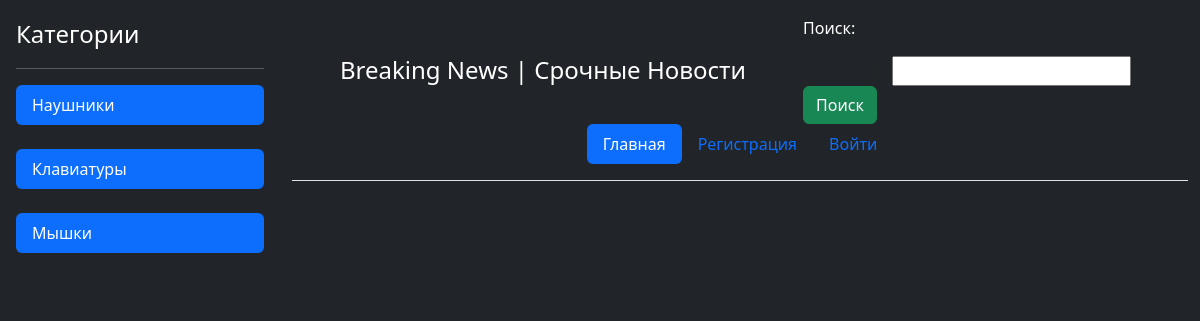
The app's page /, older data.
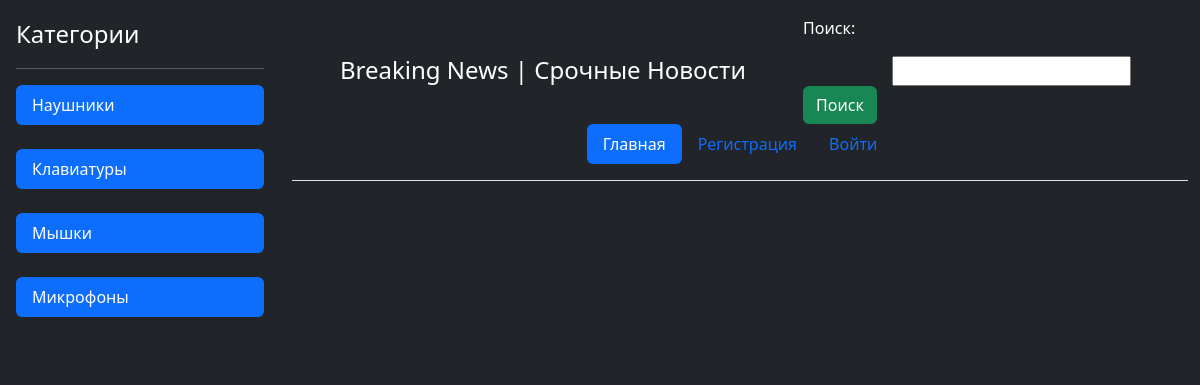
The same page, newer data.
### index/models.py (models this page shows)
class Category(models.Model):
    category_name = models.CharField(max_length=32)
    def __str__(self):
        return str(self.category_name)

### index/views.py (the view)
# urls.py: path('', views.home_page, name='home'),
def home_page(request):
    products = New.objects.all()
    categories = Category.objects.all()
    form = SearchForm
    context = {'products': products,
               'categories': categories,
               'form': form}
    return render(request, 'home.html', context)

### index/templates/home.html (shortened to what this page needs)
<!DOCTYPE html>
<html lang="ru">
<link rel="stylesheet" href="https://cdn.jsdelivr.net/npm/bootstrap@5.3.3/dist/css/bootstrap.min.css">
<head>
</head>
<body class="bg bg-dark d-flex h-100">
<div class="d-flex flex-column flex-shrink-0 p-3 text-bg-dark" style="width: 280px;">
   <span class="fs-4">Категории</span>
    <hr>
    <ul class="nav nav-pills flex-column mb-auto">
        {% for c in categories %}
      <li class="nav-item">
        <a href="/category/{{ c.id }}" class="nav-link active" aria-current="page">
            {{ c }}
        </a>
      </li>
        <br>
        {% endfor %}
    </ul>
</div>
<div class="container">
    <header class="d-flex flex-wrap justify-content-center py-3 mb-4 border-bottom">
      <a href="/" class="d-flex align-items-center mb-3 mb-md-0 me-md-auto link-body-emphasis text-decoration-none">
        <svg class="bi me-2" width="40" height="32"><use xlink:href="#bootstrap"></use></svg>
        <span class="fs-4 text-white">Breaking News | Срочные Новости</span>
      </a>
        <form class="col-12 col-lg-auto mb-2 mb-lg-0 me-lg-auto" action="/search" method="post">
            <p class="text-white">Поиск:</p> {{ form }}
            <button type="submit" class="btn btn-success">Поиск</button>
        </form>
      <ul class="nav nav-pills">
        <li class="nav-item"><a href="/" class="nav-link active" aria-current="page">Главная</a></li>
          {% if user.is_authenticated %}
          <li class="nav-item"><a href="/logout" class="nav-link">Выйти</a></li>
          {% else %}
          <li class="nav-item"><a href="/register" class="nav-link">Регистрация</a></li>
          <li class="nav-item"><a href="/accounts/login" class="nav-link">Войти</a></li>
          {% endif %}
      </ul>
    </header>
    <div class="row g-4 py-5 row-cols-1 row-cols-lg-3">
    </div>
  </div>
</body>
</html>

Row changes from the older to the newer data that the page shows:
added Category: category_name "Микрофоны"
